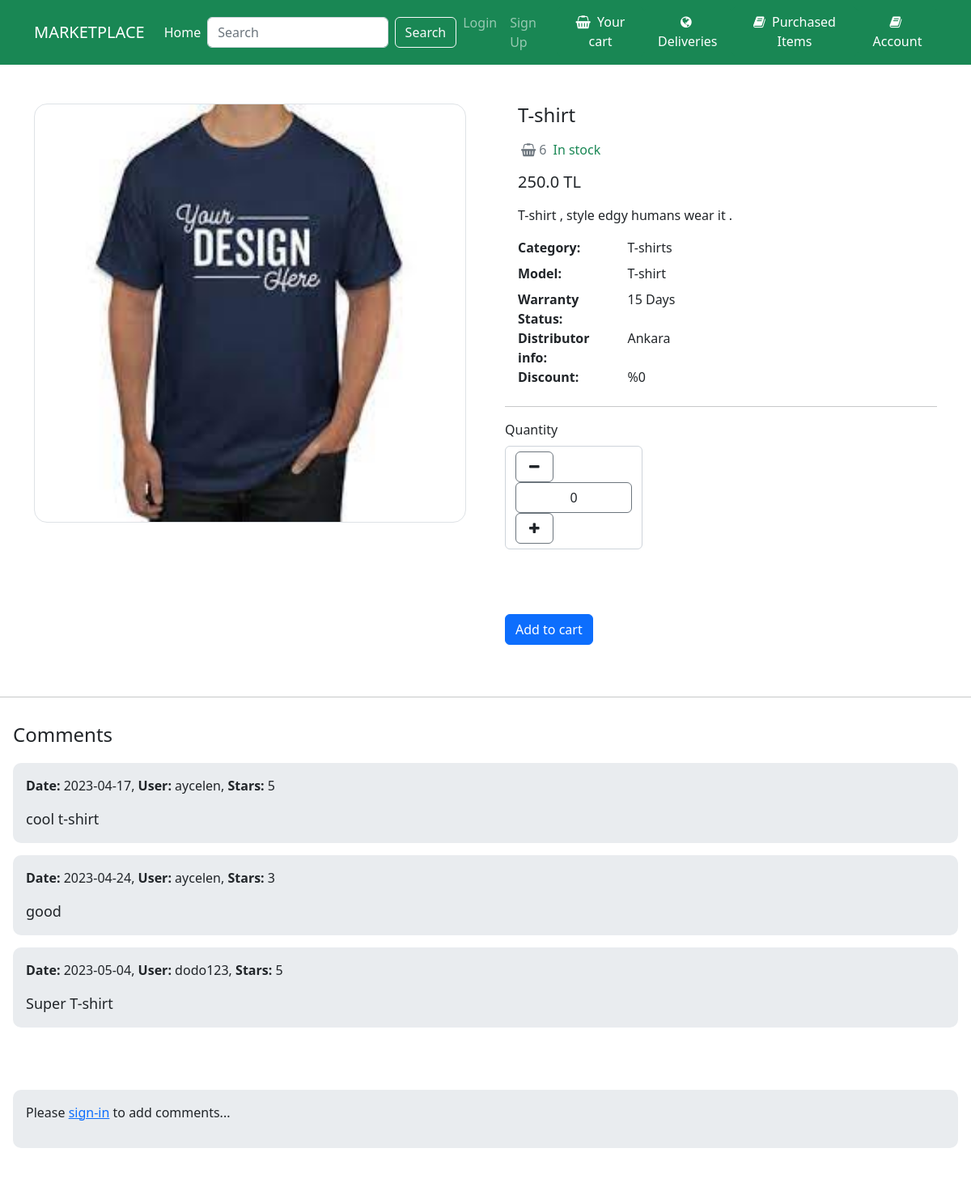
The page /items/1 on the database as committed earlier.
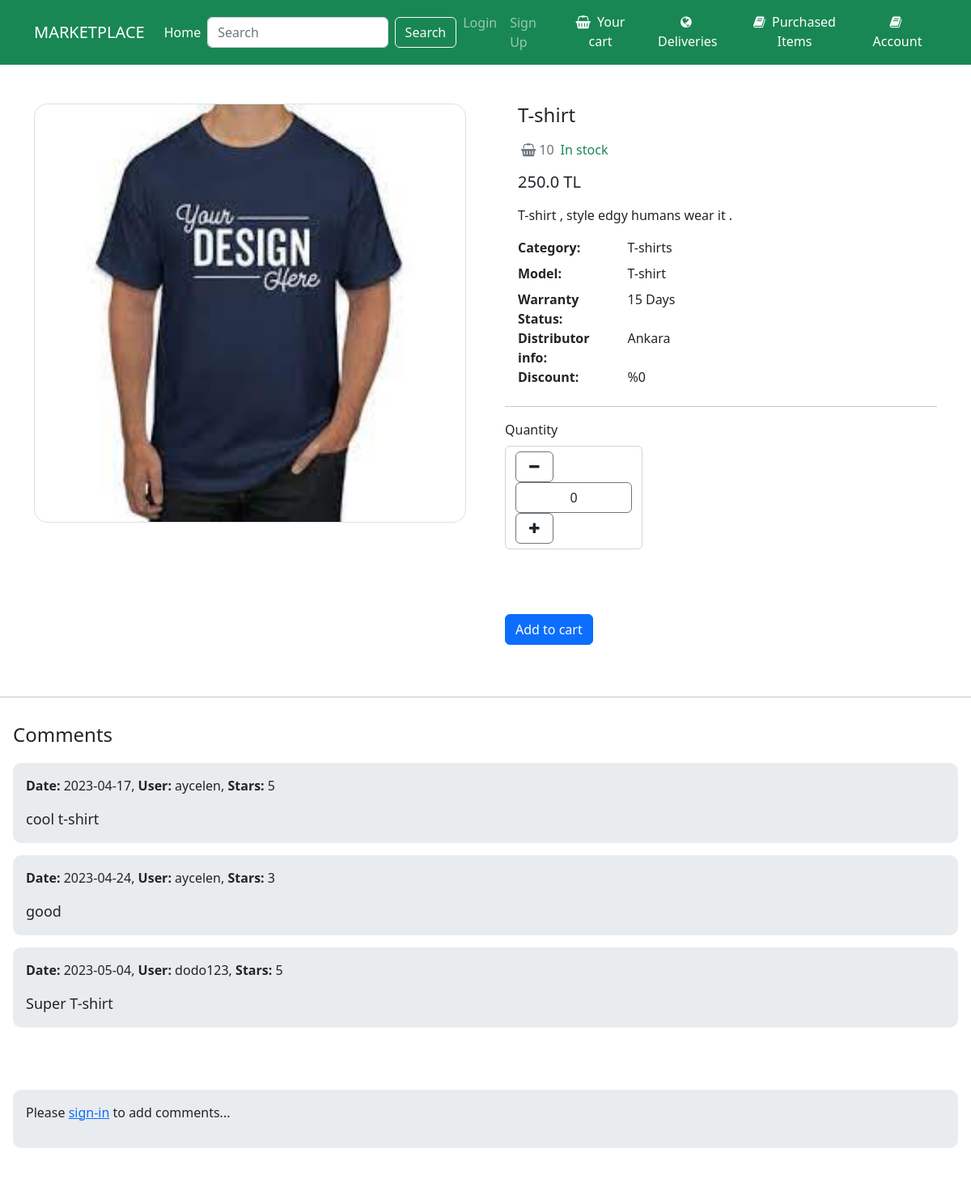
The same page on the database as committed later.
### Product/models.py (models this page shows, shortened)
class InStockProduct(models.Model):
    ID = models.AutoField(primary_key=True)
    category = models.ForeignKey(Category,related_name = "products",on_delete=models.CASCADE)
    image = models.ImageField(upload_to="product_images")
    name = models.CharField(max_length=100)
    model = models.CharField(max_length=100)
    number = models.IntegerField()
    description = models.TextField()
    quantity_in_stocks = models.IntegerField()
    price = models.FloatField(default=0)
    discount = models.IntegerField(validators=[MaxValueValidator(100)],default=0)
    newPrice=models.FloatField(default=0)
    warranty_status = models.CharField(max_length=100)
    distributor_info = models.TextField()
    purchased = models.BooleanField(default = False)
    purchased_price = models.FloatField(default=0)

### Product/views.py (the view, shortened to what this page needs)
# urls.py: path("<int:pk>",views.detail,name="detail")
def detail(request,pk):
    anon_user = None
    global quantity
    referrer = request.META.get("HTTP_REFERER")
    if referrer == f"http://127.0.0.1:8000/items/{pk}":
        pass
    else:
        quantity = 0
    product = get_object_or_404(InStockProduct,pk=pk)
    category = get_object_or_404(Category,id = product.category_id)
    comment = None
    comments = Comment.objects.all()
    if request.user.is_authenticated:
        user = request.user
    else:
        user = request.user
        anon_user = user
    return render(request,"detail.html",{
            "product":product,
            "category":category,
            "comments":comments,
            "quantity":quantity,
            "user":user,
            "anon_user":anon_user})

### Product/models.py (called while the page is built)
    def __str__(self):
        return self.username

### Product/templates/detail.html (shortened to what the changed rows need)
{% extends 'base.html' %}
{% load static %}
{% block link %}
<link rel="stylesheet" type="text/css" href="{% static 'detail.css' %}">
{% endblock %}
{% block content %}
<section class="py-5">
    <div class="container">
        <div class="row gx-5">
            <aside class="col-lg-6">
                <div class="border rounded-4 mb-3 d-flex justify-content-center">
                    <img style="max-width: 100%; max-height: 100vh; margin: auto;" height="516" weigth="518"
                        class="rounded-4 fit" src="{{product.image.url}}" />
                </div>
            </aside>
            <main class="col-lg-6">
                <div class="ps-lg-3">
                    <h4 class="title text-dark">
                        {{product.name}} <br />
                    </h4>
                    <div class="d-flex flex-row my-3">
                        <span class="text-muted"><i
                                class="fa fa-shopping-basket fa-sm mx-1"></i>{{product.quantity_in_stocks}}</span>
                        <span class="text-success ms-2">In stock</span>
                    </div>
                    {% if product.discount != 0 %}
                        <div class="mb-3">
                            <strike class="h7">{{product.price}} TL</strike>
                        </div>
                        <div class="mb-3">
                            <span class="h5"> {{product.newPrice}}TL</span>
                        </div>
                    {% else%}
                    <div class="mb-3">
                        <span class="h5">{{product.price}} TL</span>
                    </div>
                    {% endif %}
                    <p>
                        {{product.description}}
                    </p>
                    <div class="row">
                        <dt class="col-3">Category:</dt>
                        <dd class="col-9">{{category.name}}</dd>
                        <dt class="col-3">Model:</dt>
                        <dd class="col-9">{{product.model}}</dd>
                        <dt class="col-3">Warranty Status:</dt>
                        <dd class="col-9">{{product.warranty_status}}</dd>
                        <dt class="col-3">Distributor info:</dt>
                        <dd class="col-9">{{product.distributor_info}}</dd>
                        <dt class="col-3">Discount:</dt>
                        <dd class="col-9">%{{product.discount}}</dd>
                    </div>
                    </div>
                    <br>
                </div>
        </div>
</section>
{% endblock %}

Rows that differ between the two databases and show on the page:
changed InStockProduct "T-shirt": quantity_in_stocks "6" → "10"
